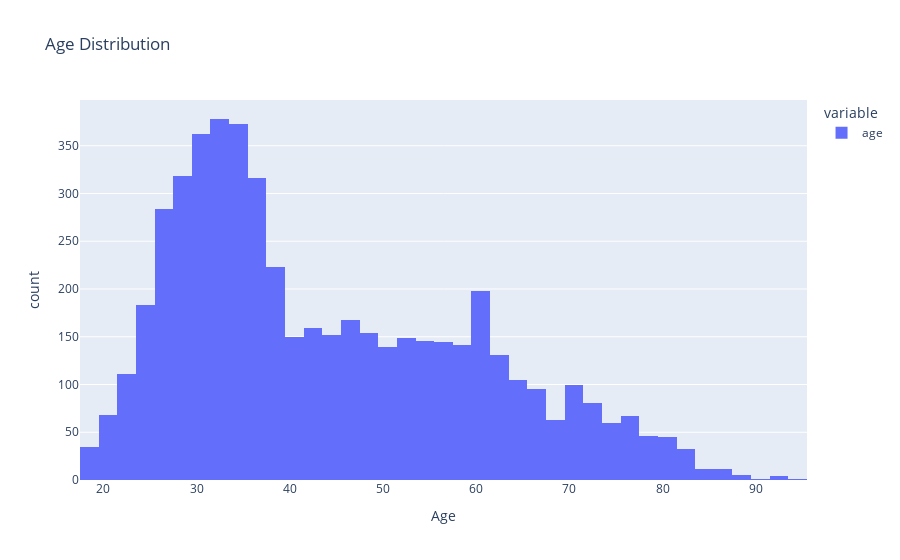

Notebook cell for this chart:
### Markdown cell above
## Age Distribution

### Code cell
fig = px.histogram(df['age'],
                   title="Age Distribution",
                   labels={'value':'Age'},)

fig.show()

### Figure 1 — Plotly figure (JSON) as saved in the notebook; plotly's stock layout.template omitted (floating-point values rounded to 4 significant figures; data arrays with more than 128 entries replaced by an {"elided": "..."} marker saying what was removed)
{"data": [{"alignmentgroup": "True", "bingroup": "x", "hovertemplate": "variable=age<br>Age=%{x}<br>count=%{y}<extra></extra>", "legendgroup": "age", "marker": {"color": "#636efa", "pattern": {"shape": ""}}, "name": "age", "offsetgroup": "age", "orientation": "v", "showlegend": true, "type": "histogram", "x": {"elided": "5211 int values"}, "xaxis": "x", "yaxis": "y"}], "layout": {"autosize": true, "barmode": "relative", "legend": {"title": {"text": "variable"}, "tracegroupgap": 0}, "title": {"text": "Age Distribution"}, "xaxis": {"anchor": "y", "autorange": true, "domain": [0, 1], "range": [17.5, 95.5], "title": {"text": "Age"}, "type": "linear"}, "yaxis": {"anchor": "x", "autorange": true, "domain": [0, 1], "range": [0, 397.9], "title": {"text": "count"}}}}
